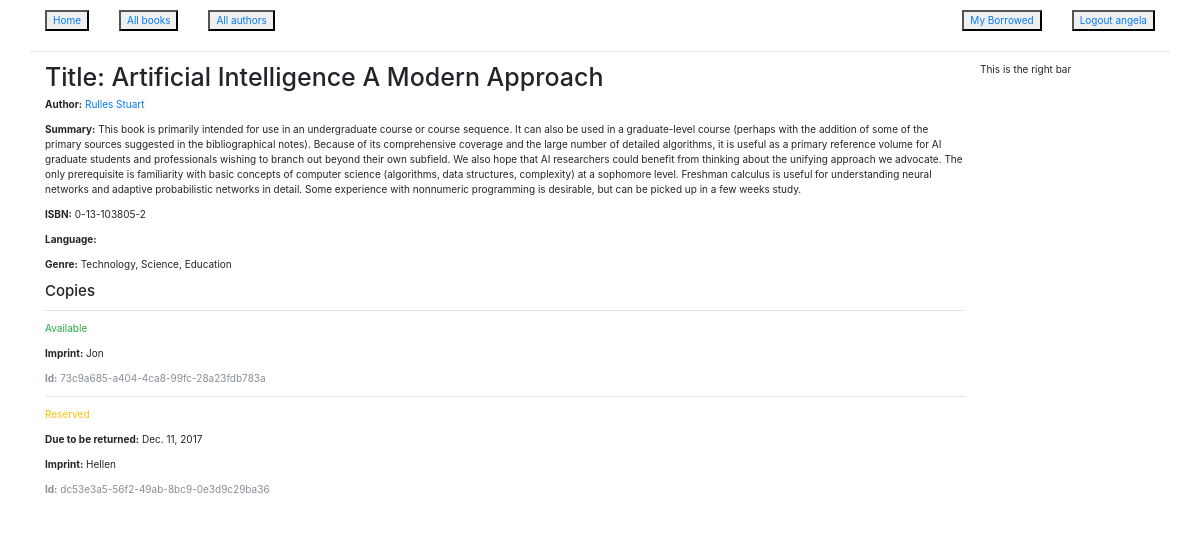
The page /catalog/book/1 (signed in) on the database its author committed.
### catalog/models.py (models this page shows, shortened)
class Book(models.Model):
    title = models.CharField(max_length=200)
    author = models.ForeignKey('Author', on_delete=models.SET_NULL, null=True)
    summary = models.TextField(max_length=1000, help_text="Enter a brief description of the book")
    isbn = models.CharField('ISBN', max_length=13, help_text='13 Character <a href="https://www.isbn-international.org/content/what-isbn">ISBN number</a>')
    genre = models.ManyToManyField(Genre, help_text="Select a genre for this book")
    def display_genre(self):
        """
        Creates a string for the Genre. This is required to display genre in Admin.
        """
        return ', '.join([ genre.name for genre in self.genre.all()[:3]])
    display_genre.short_description = 'Genre'

class Author(models.Model):
    first_name = models.CharField(max_length=100)
    last_name = models.CharField(max_length=100)
    date_of_birth = models.DateField(null=True, blank=True)
    date_of_death = models.DateField('Died', null=True, blank=True)
    def get_absolute_url(self):
        return reverse('author-detail', args=[str(self.id)])
    def __str__(self):
        return '%s %s' % (self.last_name, self.first_name)
    class Meta:
        ordering = ['last_name']

class Genre(models.Model):
    name = models.CharField(max_length=200, help_text="Enter a book genre (e.g. Science fiction, French Poetry etc.")
    def __str__(self):
        return self.name

class BookInstance(models.Model):
    id = models.UUIDField(primary_key=True, default=uuid.uuid4, help_text="Unique ID for this particular book across whole library")
    book = models.ForeignKey('Book', on_delete=models.SET_NULL, null=True)
    imprint = models.CharField(max_length=200)
    due_back = models.DateField(null=True, blank=True)
    borrower = models.ForeignKey(User, on_delete=models.SET_NULL, null=True, blank=True)
    LOAN_STATUS = (
        ('m', 'Maintenance'),
        ('o', 'On loan'),
        ('a', 'Available'),
        ('r', 'Reserved'),
    )
    status = models.CharField(max_length=1, choices=LOAN_STATUS, blank=True, default='m', help_text='Book availability')
    class Meta:
        ordering = ["due_back"]
        permissions = (("can_mark_returned", "Set book as returned"),)

### catalog/views.py (the view)
# urls.py: url(r'^book/(?P<pk>\d+)$', views.BookDetailView.as_view(), name='book-detail'),
class BookDetailView(LoginRequiredMixin,generic.DetailView):
    model = Book
    redirect_field_name = 'redirect_to'

### catalog/templates/catalog/book_detail.html
{% extends "base_generic.html" %}
{% block content %}
  <h1>Title: {{ book.title }}</h1>
  <p><strong>Author:</strong> <a href="{{ book.author.get_absolute_url }}">{{ book.author }}</a></p>
  <p><strong>Summary:</strong> {{ book.summary }}</p>
  <p><strong>ISBN:</strong> {{ book.isbn }}</p>
  <p><strong>Language:</strong> {{ book.language }}</p>
  <p><strong>Genre:</strong> {% for genre in book.genre.all %} {{ genre }}{% if not forloop.last %}, {% endif %}{% endfor %}</p>
  <div class="listing">
    <h4>Copies</h4>
    {% for copy in book.bookinstance_set.all %}
    <hr>
    <p class="{% if copy.status == 'a' %}text-success{% elif copy.status == 'm' %}text-danger{% else %}text-warning{% endif %}">{{ copy.get_status_display }}</p>
    {% if copy.status != 'a' %}<p><strong>Due to be returned:</strong> {{copy.due_back}}</p>{% endif %}
    <p><strong>Imprint:</strong> {{copy.imprint}}</p>
    <p class="text-muted"><strong>Id:</strong> {{copy.id}}</p>
    {% endfor %}
  </div>
{% endblock %}

### catalog/templates/base_generic.html (shortened to what this page needs)
<!DOCTYPE html>
<html lang="en">
<head>
    <link rel="stylesheet" href="https://maxcdn.bootstrapcdn.com/bootstrap/3.3.7/css/bootstrap.min.css">
    {% load static %}
    <link rel="stylesheet" href="{% static 'css/bootstrap.min.css' %}">
</head>
<body>
    <div class="container-fluid">
        <div class="col">
            <div class="">
                {% block sidebar %}
                <ul class="nav">
                    <li><a href="{% url 'index' %}"><button>Home</button></a> </li>
                    <li><a href="{% url 'books' %}"><button>All books</button></a> </li>
                    <li><a href="{% url 'authors' %}"><button>All authors</button></a> </li>
                    {% if user.is_authenticated %}
                        <li><a href="{% url 'my-borrowed' %}"><button>My Borrowed</button></a> </li>
                        <li><a href="{% url 'logout' %}?next={{ request.path }}"><button>Logout {{ user }}</button> </a> </li>
                {% else %}
<li class="sidebar-nav"><a href="{% url 'login' %}?next={{ request.path }}"><button>Login</button></a> </li>
                {% endif %}
                </ul>
                    <hr>
                {% endblock %}
            </div>
        <div class="col-sm-10">
            {% block content %}{% endblock %}
        </div>
        </div>
    {% block footer %}
        <p>This is the right bar</p>
    {% endblock %}
    </div>
</body>
</html>

### rows shown on the page
Book: title "Artificial Intelligence A Modern Approach", author "Rulles Stuart", summary "This book is primarily intended for use in an undergraduate course or course sequence. It can also be used in a graduate-level course (perhaps with the addition of some of the primary sources suggested in the bibliographical notes). Because of its comprehensive coverage and the large number of detailed algorithms, it is useful as a primary reference volume for AI graduate students and professionals wishing to branch out beyond their own subfield. We also hope that AI researchers could benefit from thinking about the unifying approach we advocate. The only prerequisite is familiarity with basic concepts of computer science (algorithms, data structures, complexity) at a sophomore level.…", isbn "0-13-103805-2"
Genre: name "Technology"
Genre: name "Science"
Genre: name "Education"
BookInstance: status "Available", imprint "Jon", id "73c9a685-a404-4ca8-99fc-28a23fdb783a"
BookInstance: status "Reserved", due_back "Dec. 11, 2017", imprint "Hellen", id "dc53e3a5-56f2-49ab-8bc9-0e3d9c29ba36"

### other values the page prints
{{ user }} "angela"
